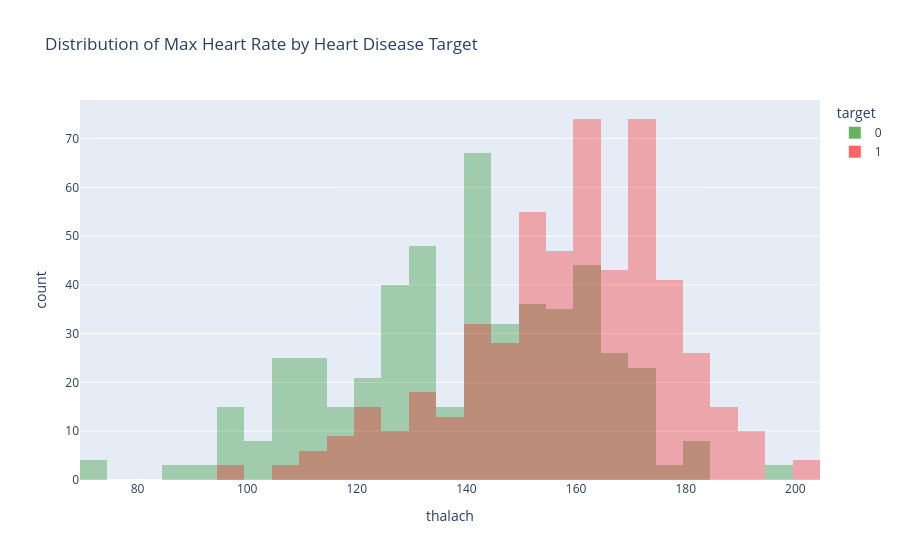

The cell this chart's notebook holds for it:
### Markdown cell above
### Distribution of Max Heart Rate by Heart Disease Target

This interactive histogram compares how maximum heart rate (thalach) is distributed among patients with and without heart disease. The chart uses color to separate the two groups:

Green → No heart disease (target = 0)

Red → Heart disease present (target = 1)

### Key observations

- Patients without heart disease tend to have higher maximum heart rate values, with a noticeable concentration in the upper range.

- Patients with heart disease show a wider spread but generally cluster around lower thalach values.

- The overlapping distributions make it easy to visually compare both groups and identify patterns related to heart‑disease risk.

This interactive view allows deeper exploration by hovering over bars to see exact counts and ranges.

### Code cell
fig = px.histogram(
    df,
    x="thalach",
    color="target",
    barmode="overlay",
    title="Distribution of Max Heart Rate by Heart Disease Target",
    color_discrete_map={"0": "green", "1": "red"}
)

fig.update_traces(opacity=0.6)
fig.show()

### Figure 1 — Plotly figure (JSON) as saved in the notebook; plotly's stock layout.template omitted (floating-point values rounded to 4 significant figures; data arrays with more than 128 entries replaced by an {"elided": "..."} marker saying what was removed)
{"data": [{"alignmentgroup": "True", "bingroup": "x", "hovertemplate": "target=0<br>thalach=%{x}<br>count=%{y}<extra></extra>", "legendgroup": "0", "marker": {"color": "green", "opacity": 0.5, "pattern": {"shape": ""}}, "name": "0", "offsetgroup": "0", "opacity": 0.6, "orientation": "v", "showlegend": true, "type": "histogram", "x": {"elided": "499 int values"}, "xaxis": "x", "yaxis": "y"}, {"alignmentgroup": "True", "bingroup": "x", "hovertemplate": "target=1<br>thalach=%{x}<br>count=%{y}<extra></extra>", "legendgroup": "1", "marker": {"color": "red", "opacity": 0.5, "pattern": {"shape": ""}}, "name": "1", "offsetgroup": "1", "opacity": 0.6, "orientation": "v", "showlegend": true, "type": "histogram", "x": {"elided": "526 int values"}, "xaxis": "x", "yaxis": "y"}], "layout": {"barmode": "overlay", "legend": {"title": {"text": "target"}, "tracegroupgap": 0}, "title": {"text": "Distribution of Max Heart Rate by Heart Disease Target"}, "xaxis": {"anchor": "y", "domain": [0, 1], "title": {"text": "thalach"}}, "yaxis": {"anchor": "x", "domain": [0, 1], "title": {"text": "count"}}}}
